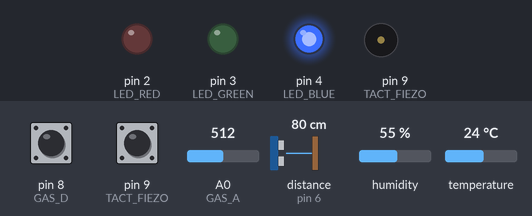
A sketch run on a simulated Arduino Uno, built with avr-gcc and run on an emulated ATmega328P. Parts: output pins drawn as LEDs (lit = HIGH), buzzer (waves = sounding). Wiring (inferred from the names in the program): ultrasonic range finder: trigger pin 7; echo pin 6. Dashed ring = blinking. Inputs (shaded band) come from the test bench; at power-on: A0 (GAS_A) = 512, distance to the obstacle (sensor on pin 6) 80 cm, pin 9 (TACT_FIEZO) HIGH, pin 8 (GAS_D) HIGH, humidity 55 %, temperature 24 °C. The echo pulse lasts 58.3 µs per cm; pins used as bus, display or sensor lines are not drawn; what the sketch prints to the serial monitor is not drawn.

Above: at 1.2 s.
1.3 s: A0 (GAS_A) set to 585
3.5 s: A0 (GAS_A) set to 613
At 5.2 s:
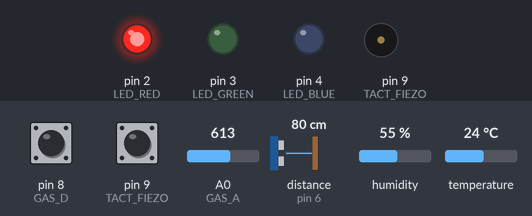
5.5 s: distance to the obstacle (sensor on pin 6) set to 7 cm
7.0 s: distance to the obstacle (sensor on pin 6) set to 4 cm
At 7.25 s:
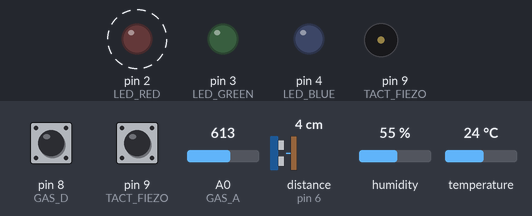
10.5 s: pin 9 (TACT_FIEZO) pulled LOW for 0.15 s
At 15.4 s:
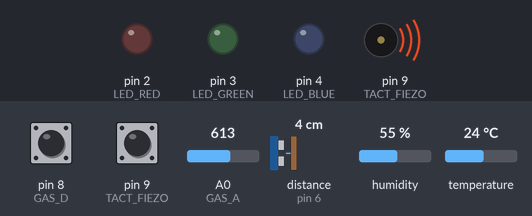
Timing chart, 0 to 18.5 s (numbered marks = the images above; inputs shaded):
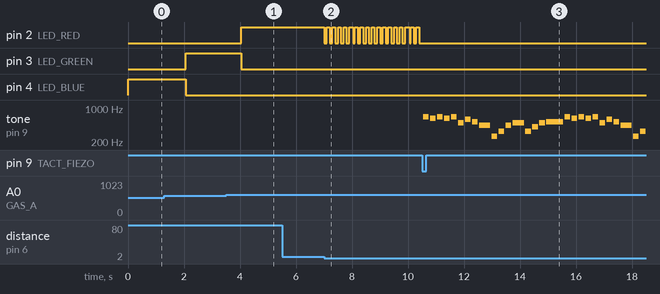

The sketch:

22.SeonsorTotal_LED_Buzzer.ino
```cpp
/*
  기능 요약
  1) 주기적으로 온습도 + 가스 센서(AO/DO) 출력
  2) 가스 센서 값에 따라 RED / GREEN / BLUE LED 상태 결정
  3) 연기(위험) 상태에서, 초음파 센서로 5cm 이내 접근 시 RED LED를 0.1초 간격으로 깜빡임
  4) 연기 + 5cm 이내 + 택트 스위치 누름 → 피에조 부저는 스위치에 직접 연결되어 울림,
     아두이노는 조건 만족시 시리얼에 경고 메시지 출력
*/

// DHT 센서
#include "DHT.h"
#define DHTPIN 5
#define DHTTYPE DHT22
DHT myDHT(DHTPIN, DHTTYPE);

// 초음파 센서
#define ECHO 6
#define TRIG 7

// LED
#define LED_RED   2
#define LED_GREEN 3
#define LED_BLUE  4

// 택트 스위치 (피에조는 스위치 쪽에 직접 연결)
#define TACT_FIEZO 9

// 가스 센서
#define GAS_A A0
#define GAS_D 8

// ── 음계 정의 (필요한 것만) ──
#define NOTE_C4  262
#define NOTE_D4  294
#define NOTE_E4  330
#define NOTE_G4  392
#define NOTE_A4  440
#define NOTE_AS4 466
#define NOTE_B4  494

#define NOTE_C5  523
#define NOTE_D5  587
#define NOTE_DS5 622
#define NOTE_E5  659
#define NOTE_GS4 415   // G#4
#define NOTE_GS5 831   // G#5 (조금 높은 느낌)

// 시간 관리용 상수
const unsigned long DHT_GAS_INTERVAL   = 2000;   // 온습도/가스 센서 읽기 주기 (ms)
const unsigned long ULTRA_INTERVAL     = 100;    // 초음파 센서 갱신 주기 (ms)
const unsigned long RED_BLINK_INTERVAL = 100;    // 빨간 LED 깜빡임 간격 (0.1초)

// 시간 저장용 변수
unsigned long lastDhtGasTime   = 0;
unsigned long lastUltraTime    = 0;
unsigned long lastBlinkToggle  = 0;

// 센서 상태 저장 변수
float  h = 0, c = 0, f = 0;
int    sensorValue = 0;      // 가스 AO
int    sensorDValue = 0;     // 가스 DO
float  distanceCm = 9999.0;  // 초음파 거리

// 상태 플래그
bool hasSmoke  = false;  // 연기 발생 (위험)
bool preSmoke  = false;  // 연기 전조 상태
bool redBlinkState = false; // 깜빡임 상태 저장

// Für Elise 메인 테마(간략) – E5 D#5 E5 D#5 E5 B4 D5 C5 A4 ...
int melody[] = {
  // 1구절
  NOTE_E5, NOTE_DS5, NOTE_E5, NOTE_DS5, NOTE_E5, NOTE_B4, NOTE_D5, NOTE_C5, NOTE_A4,
  NOTE_C4, NOTE_E4, NOTE_A4, NOTE_B4,
  NOTE_E4, NOTE_GS4, NOTE_B4, NOTE_C5,

  // 2구절 (첫 구절과 비슷하게 반복)
  NOTE_E5, NOTE_DS5, NOTE_E5, NOTE_DS5, NOTE_E5, NOTE_B4, NOTE_D5, NOTE_C5, NOTE_A4,
  NOTE_C4, NOTE_E4, NOTE_A4, NOTE_B4,
  NOTE_E4, NOTE_C5, NOTE_B4, NOTE_A4
};

// 각 음 길이 (ms 단위) – 전체 합이 대략 15초 정도 되도록 조절
int noteDurations[] = {
  // 1구절
  200, 200, 200, 200, 200, 200, 200, 200, 400,
  200, 200, 200, 400,
  200, 200, 200, 600,

  // 2구절
  200, 200, 200, 200, 200, 200, 200, 200, 400,
  200, 200, 200, 400,
  200, 200, 200, 800
};

const int NUM_NOTES = sizeof(melody) / sizeof(melody[0]);
// 음과 음 사이의 작은 쉼 (ms)
const int GAP = 50;

void playFurEliseOnce() {
  for (int i = 0; i < NUM_NOTES; i++) {
    int freq = melody[i];
    int dur  = noteDurations[i];

    tone(TACT_FIEZO, freq, dur);
    delay(dur + GAP);   // 음이 다 끝날 때까지 + 약간 쉼
  }
  noTone(TACT_FIEZO);
}

void setup() {
  Serial.begin(9600);
  myDHT.begin();
  Serial.println("센서 작동!!");

  pinMode(TRIG, OUTPUT);
  pinMode(ECHO, INPUT);

  pinMode(LED_RED, OUTPUT);
  pinMode(LED_BLUE, OUTPUT);
  pinMode(LED_GREEN, OUTPUT);

  pinMode(TACT_FIEZO, INPUT_PULLUP); // 스위치: 눌림=LOW
  pinMode(GAS_D, INPUT);             // 가스 DO 디지털 입력
}

void loop() {
  unsigned long now = millis();

  // 1) 온습도 + 가스 센서 읽기 (2초마다)
  if (now - lastDhtGasTime >= DHT_GAS_INTERVAL) {
    lastDhtGasTime = now;

    h = myDHT.readHumidity();
    c = myDHT.readTemperature();
    f = myDHT.readTemperature(true);

    sensorValue   = analogRead(GAS_A);
    sensorDValue  = digitalRead(GAS_D);

    if (isnan(h) || isnan(c) || isnan(f)) {
      Serial.println("DHT 측정을 실패하였습니다.");
    } else {
      Serial.print("* 습도: ");
      Serial.print(h);
      Serial.print("%  |  섭씨: ");
      Serial.print(c);
      Serial.print("°C  |  화씨: ");
      Serial.print(f);
      Serial.println("°F");
    }

    Serial.print("* 가스 센서 AO: ");
    Serial.print(sensorValue);
    Serial.print("  |  DO: ");
    Serial.println(sensorDValue);

    // 연기 상태 판별
    hasSmoke = (sensorValue > 600 || sensorDValue == 0);
    preSmoke = (!hasSmoke && sensorValue > 300);
  }

  // 2) 초음파 센서로 거리 측정 (0.1초마다)
  if (now - lastUltraTime >= ULTRA_INTERVAL) {
    lastUltraTime = now;

    digitalWrite(TRIG, LOW);
    delayMicroseconds(2);
    digitalWrite(TRIG, HIGH);
    delayMicroseconds(10);
    digitalWrite(TRIG, LOW);

    unsigned long duration = pulseIn(ECHO, HIGH, 30000); // 타임아웃 30ms
    if (duration == 0) {
      // 측정 실패 시 큰 값으로 처리
      distanceCm = 9999.0;
    } else {
      distanceCm = ((34000.0 * duration) / 1000000.0) / 2.0;
    }

    Serial.print("거리: ");
    Serial.print(distanceCm);
    Serial.println(" cm");
  }

  // 3) 기본 LED 상태 (RED는 아래에서 별도 처리)
  if (hasSmoke) {
    // 위험: 빨간 LED만 사용, 나머지는 꺼둔다
    digitalWrite(LED_GREEN, LOW);
    digitalWrite(LED_BLUE, LOW);
  } else if (preSmoke) {
    // 연기 조짐: GREEN ON
    digitalWrite(LED_GREEN, HIGH);
    digitalWrite(LED_BLUE, LOW);
    digitalWrite(LED_RED, LOW);
    redBlinkState = false;
  } else {
    // 안전: BLUE ON
    digitalWrite(LED_BLUE, HIGH);
    digitalWrite(LED_GREEN, LOW);
    digitalWrite(LED_RED, LOW);
    redBlinkState = false;
  }

  // 4) 빨간 LED 제어 (연기 상태일 때만)
  if (hasSmoke) {
    if (distanceCm < 5.0) {
      // 5cm 이내 접근 → 0.1초 간격으로 깜빡이기
      if (now - lastBlinkToggle >= RED_BLINK_INTERVAL) {
        lastBlinkToggle = now;
        redBlinkState = !redBlinkState;
        digitalWrite(LED_RED, redBlinkState ? HIGH : LOW);
      }
    } else {
      // 연기만 있고 사람은 멀리 → RED 계속 ON
      digitalWrite(LED_RED, HIGH);
      redBlinkState = true;
    }
  }

  // 5) 택트 스위치 + 피에조 부저 조건
  // (피에조는 스위치에 직접 연결되어 있어서, 아두이노는 스위치 눌림만 감지)
  int swState = digitalRead(TACT_FIEZO); // 눌림 = LOW (INPUT_PULLUP)

  if (hasSmoke && distanceCm < 5.0 && swState == LOW) {
    Serial.println("※ 경고: 연기 + 근접 + 스위치 눌림 → 피에조 부저 ON 상태 (하드웨어 직접 연결)");
    playFurEliseOnce();
  }
// (delay 없음, 모든 타이밍은 millis로 제어)
}
```

Measured:
- the behaviour switches between 600 and 601 on A0 (GAS_A) (found by bisection; images 0 and 1)
- the behaviour switches between 6 and 5 cm on distance to the obstacle (sensor on pin 6) (found by bisection; images 1 and 2)
- after the input at 3.5 s, pin 2 (LED_RED): LOW → HIGH after 0.55 s; pin 3 (LED_GREEN): HIGH → LOW after 0.55 s
- after the input at 5.5 s, every drawn part: stays the same
- after the input at 7.0 s, pin 2 (LED_RED): alternates HIGH for 0.10 s and LOW for 0.10 s, starting at once
- after the input at 10.5 s, pin 2 (LED_RED): stops changing and stays LOW; tone on pin 9 (TACT_FIEZO): plays 659 Hz for 0.20 s, 622 Hz for 0.20 s, 659 Hz for 0.20 s, 622 Hz for 0.20 s, 659 Hz for 0.20 s, 494 Hz for 0.20 s … (28 notes in this stretch), starting at once
